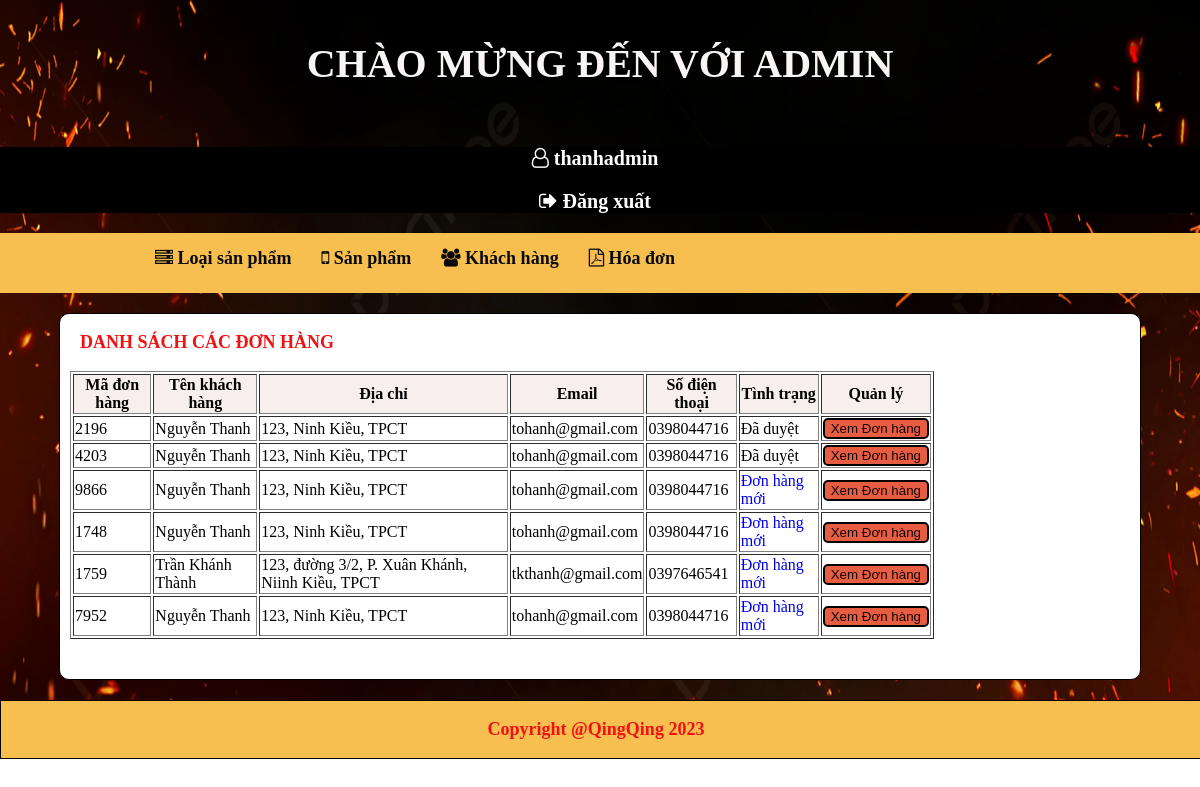
The app's page /admincp/index.php?action=quanlydonhang&query=lietke (signed in) with its own data.
### tables this page shows
CREATE TABLE `tbl_cart` (
  `id_cart` int(11) NOT NULL,
  `id_khachhang` int(11) NOT NULL,
  `code_cart` varchar(10) DEFAULT NULL,
  `cart_status` int(11) DEFAULT NULL
);

CREATE TABLE `tbl_kh` (
  `id_khachhang` int(11) NOT NULL,
  `hoten` varchar(30) DEFAULT NULL,
  `diachi` varchar(100) DEFAULT NULL,
  `email` varchar(50) DEFAULT NULL,
  `sodienthoai` varchar(11) DEFAULT NULL,
  `matkhau` varchar(100) DEFAULT NULL
);

### admincp/modules/quanlydonhang/lietke.php (the view, shortened to what this page needs)
<?php
    $sql_lietke_donhang = "SELECT * FROM tbl_cart, tbl_kh
        WHERE tbl_cart.id_khachhang = tbl_kh.id_khachhang ORDER BY tbl_cart.id_cart ASC";
    $query_lietke_donhang = mysqli_query($mysqli,$sql_lietke_donhang);
?>
<p style="padding-left: 20px;">DANH SÁCH CÁC ĐƠN HÀNG</p>
<table style="width:80%" border="1" style="border-collapse: collapse;" style="text-align: center;" class="tbl_lk" >
  <tr class="title_lk">
    <th>Mã đơn hàng</th>
    <th>Tên khách hàng</th>
    <th>Địa chỉ</th>
    <th>Email</th>
    <th>Số điện thoại</th>
    <th>Tình trạng</th>
    <th>Quản lý </th>
  </tr>
  <?php
  while($row = mysqli_fetch_array($query_lietke_donhang)){
  ?>
  <tr>
    <td><?php echo $row['code_cart']?></td>
    <td><?php echo $row['hoten']?></td>
    <td><?php echo $row['diachi']?></td>
    <td><?php echo $row['email']?></td>
    <td><?php echo $row['sodienthoai']?></td>
    <td>
    <?php
    if($row['cart_status']==1){
      echo '<a href="modules/quanlydonhang/xuly.php?code='.$row['code_cart'].'">Đơn hàng mới</a>';
    }else{
      echo 'Đã duyệt';
    }
    ?>
    <td style="text-align: center">
        <a href="index.php?action=donhang&query=xemdonhang&code=<?php echo $row['code_cart']?>">
          <input type="submit" style="background: #e75d41;" class="sub" name="xoasp" value="Xem Đơn hàng">
        </a>
    </td>
  </tr>
  <?php
   }
  ?>
</table>

### admincp/css/styleAdmincp.css (style rules this page uses)
body { margin:0; padding:0; }
p { font-size: 18px; font-weight: bold; color: rgb(240, 17, 17); padding-right: 10px; }
a { text-decoration: none; }
.title_lk { background:#f7eeee; }
.tbl_lk { margin: 0 0 40px 10px; }
.sub { width: auto; background-color: #c7e6e7; border: 2px solid #000; border-radius: 5px; color: rgb(17, 4, 4); }

### records on screen
tbl_cart: code_cart "2196", id_khachhang.hoten "Nguyễn Thanh", id_khachhang.diachi "123, Ninh Kiều, TPCT", id_khachhang.email "tohanh@gmail.com", id_khachhang.sodienthoai "0398044716", cart_status "Đã duyệt"
tbl_cart: code_cart "4203", id_khachhang.hoten "Nguyễn Thanh", id_khachhang.diachi "123, Ninh Kiều, TPCT", id_khachhang.email "tohanh@gmail.com", id_khachhang.sodienthoai "0398044716", cart_status "Đã duyệt"
tbl_cart: code_cart "9866", id_khachhang.hoten "Nguyễn Thanh", id_khachhang.diachi "123, Ninh Kiều, TPCT", id_khachhang.email "tohanh@gmail.com", id_khachhang.sodienthoai "0398044716"
tbl_cart: code_cart "1748", id_khachhang.hoten "Nguyễn Thanh", id_khachhang.diachi "123, Ninh Kiều, TPCT", id_khachhang.email "tohanh@gmail.com", id_khachhang.sodienthoai "0398044716"
tbl_cart: code_cart "1759", id_khachhang.hoten "Trần Khánh Thành", id_khachhang.diachi "123, đường 3/2, P. Xuân Khánh, Niinh Kiều, TPCT", id_khachhang.email "tkthanh@gmail.com", id_khachhang.sodienthoai "0397646541"
tbl_cart: code_cart "7952", id_khachhang.hoten "Nguyễn Thanh", id_khachhang.diachi "123, Ninh Kiều, TPCT", id_khachhang.email "tohanh@gmail.com", id_khachhang.sodienthoai "0398044716"

### other values on screen
$_SESSION['login'] "thanhadmin"
